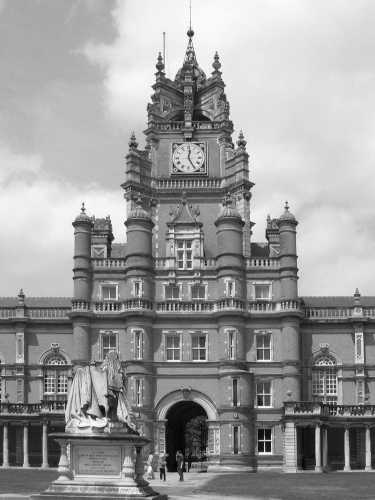
%> input picture examples/phase_scrambling/founders_bw.JPG, 375 x 500 px
$ octave create_scrambled_stimuli.m   (GNU Octave 9; MATLAB toolbox functions it lacks are replaced by stand-ins)
%> lines starting %> are read from the running program, lines starting %| are printed output that depends on the picture
% this script illustrates how to create phase-scrambled images
% Here we create phase-scrambled images of a building and a face,
% at various levels of scrambling. These images could be used as stimuli
% in an experiment.
% Matteo Lisi, 2022
clear all

% import images in matlab
found_im = mat2gray(double(imread('founders_bw.JPG')));
%> found_im: size 500x375x3 double; min 0, max 1, mean 0.604
matteo_im = mat2gray(double(imread('matteo_bw.JPG')));
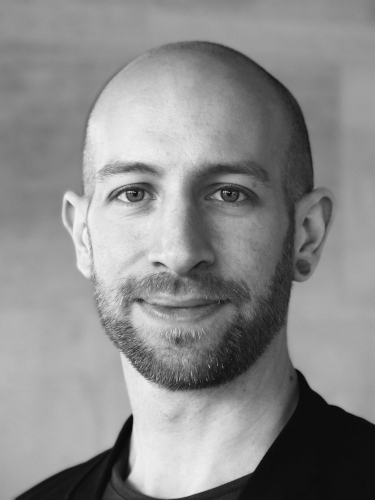
%> input picture examples/phase_scrambling/matteo_bw.JPG, 375 x 500 px
%> matteo_im: size 500x375x3 double; min 0, max 1, mean 0.556
kyle_im = mat2gray(double(imread('kyle_bw.JPG')));
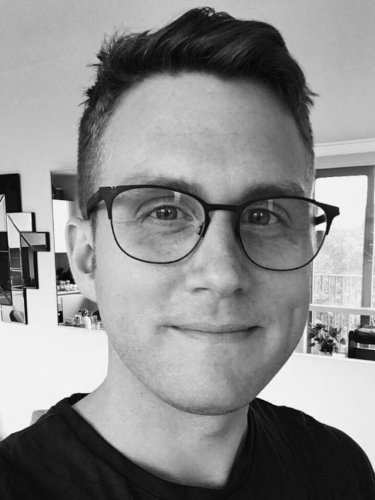
%> input picture examples/phase_scrambling/kyle_bw.JPG, 375 x 500 px
%> kyle_im: size 500x375x3 double; min 0, max 1, mean 0.552
house_im = mat2gray(double(imread('house_bw.JPG')));
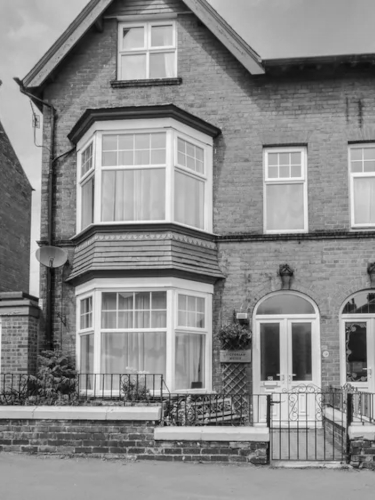
%> input picture examples/phase_scrambling/house_bw.JPG, 375 x 500 px
%> house_im: size 500x375x3 double; min 0, max 1, mean 0.55
%> (the run ends here)
